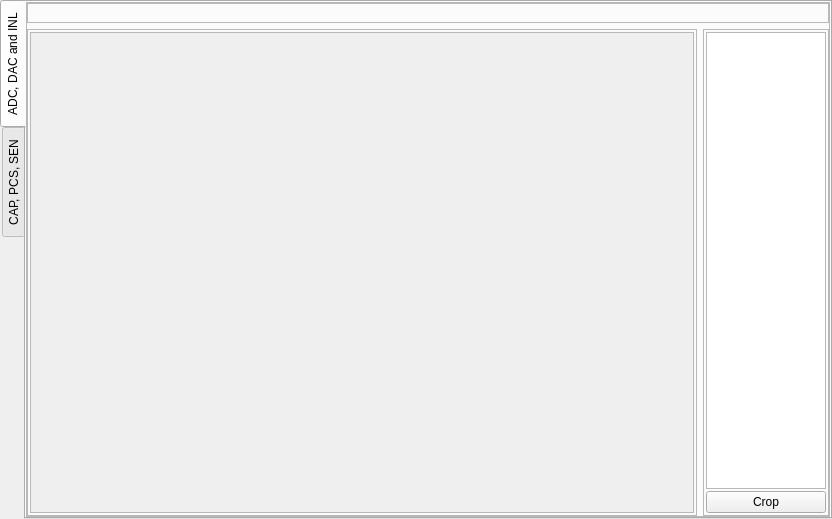
<?xml version="1.0" encoding="UTF-8"?>
<ui version="4.0">
 <class>MainWindow</class>
 <widget class="QMainWindow" name="MainWindow">
  <property name="geometry">
   <rect>
    <x>0</x>
    <y>0</y>
    <width>832</width>
    <height>519</height>
   </rect>
  </property>
  <property name="windowTitle">
   <string>MainWindow</string>
  </property>
  <widget class="QWidget" name="centralwidget">
   <layout class="QGridLayout" name="gridLayout_3">
    <property name="margin">
     <number>0</number>
    </property>
    <item row="0" column="0">
     <widget class="QTabWidget" name="tabWidget">
      <property name="tabPosition">
       <enum>QTabWidget::West</enum>
      </property>
      <property name="currentIndex">
       <number>0</number>
      </property>
      <widget class="QWidget" name="T1">
       <attribute name="title">
        <string>ADC, DAC and INL</string>
       </attribute>
       <layout class="QHBoxLayout" name="horizontalLayout_2">
        <property name="spacing">
         <number>0</number>
        </property>
        <property name="margin">
         <number>0</number>
        </property>
        <item>
         <widget class="QFrame" name="widgetFrameOuter">
          <property name="sizePolicy">
           <sizepolicy hsizetype="Preferred" vsizetype="Preferred">
            <horstretch>0</horstretch>
            <verstretch>0</verstretch>
           </sizepolicy>
          </property>
          <property name="styleSheet">
           <string notr="true"/>
          </property>
          <property name="frameShape">
           <enum>QFrame::StyledPanel</enum>
          </property>
          <property name="frameShadow">
           <enum>QFrame::Raised</enum>
          </property>
          <property name="class" stdset="0">
           <string>PeripheralCollection</string>
          </property>
          <layout class="QVBoxLayout" name="verticalLayout_2">
           <property name="margin">
            <number>0</number>
           </property>
           <item>
            <widget class="QFrame" name="frame">
             <property name="frameShape">
              <enum>QFrame::StyledPanel</enum>
             </property>
             <property name="frameShadow">
              <enum>QFrame::Raised</enum>
             </property>
             <layout class="QVBoxLayout" name="verticalLayout">
              <item>
               <layout class="QHBoxLayout" name="WidgetLayout"/>
              </item>
             </layout>
            </widget>
           </item>
           <item>
            <layout class="QHBoxLayout" name="horizontalLayout">
             <item>
              <widget class="QFrame" name="frame_2">
               <property name="sizePolicy">
                <sizepolicy hsizetype="Preferred" vsizetype="Preferred">
                 <horstretch>0</horstretch>
                 <verstretch>0</verstretch>
                </sizepolicy>
               </property>
               <property name="minimumSize">
                <size>
                 <width>0</width>
                 <height>50</height>
                </size>
               </property>
               <property name="frameShape">
                <enum>QFrame::StyledPanel</enum>
               </property>
               <property name="frameShadow">
                <enum>QFrame::Raised</enum>
               </property>
               <property name="class" stdset="0">
                <string>PeripheralCollectionInner</string>
               </property>
               <layout class="QGridLayout" name="gridLayout_2">
                <property name="horizontalSpacing">
                 <number>2</number>
                </property>
                <property name="margin">
                 <number>2</number>
                </property>
                <item row="1" column="0">
                 <widget class="QScrollArea" name="scrollArea">
                  <property name="widgetResizable">
                   <bool>true</bool>
                  </property>
                  <widget class="QWidget" name="scrollAreaWidgetContents">
                   <property name="geometry">
                    <rect>
                     <x>0</x>
                     <y>0</y>
                     <width>655</width>
                     <height>450</height>
                    </rect>
                   </property>
                   <layout class="QGridLayout" name="gridLayout_4">
                    <property name="margin">
                     <number>2</number>
                    </property>
                    <property name="spacing">
                     <number>2</number>
                    </property>
                    <item row="0" column="0">
                     <layout class="QGridLayout" name="plot_area"/>
                    </item>
                   </layout>
                  </widget>
                 </widget>
                </item>
               </layout>
              </widget>
             </item>
             <item>
              <widget class="QFrame" name="LegendFrame">
               <property name="sizePolicy">
                <sizepolicy hsizetype="Maximum" vsizetype="Preferred">
                 <horstretch>0</horstretch>
                 <verstretch>0</verstretch>
                </sizepolicy>
               </property>
               <property name="minimumSize">
                <size>
                 <width>100</width>
                 <height>0</height>
                </size>
               </property>
               <property name="frameShape">
                <enum>QFrame::StyledPanel</enum>
               </property>
               <property name="frameShadow">
                <enum>QFrame::Raised</enum>
               </property>
               <property name="class" stdset="0">
                <string>PeripheralCollectionInner</string>
               </property>
               <layout class="QVBoxLayout" name="LegendLayout">
                <property name="spacing">
                 <number>2</number>
                </property>
                <property name="margin">
                 <number>2</number>
                </property>
                <item>
                 <widget class="QListWidget" name="listWidget">
                  <property name="maximumSize">
                   <size>
                    <width>120</width>
                    <height>16777215</height>
                   </size>
                  </property>
                 </widget>
                </item>
                <item>
                 <widget class="QPushButton" name="pushButton">
                  <property name="text">
                   <string>Crop</string>
                  </property>
                 </widget>
                </item>
               </layout>
              </widget>
             </item>
            </layout>
           </item>
          </layout>
         </widget>
        </item>
       </layout>
      </widget>
      <widget class="QWidget" name="T2">
       <attribute name="title">
        <string>CAP, PCS, SEN</string>
       </attribute>
       <layout class="QHBoxLayout" name="horizontalLayout_3">
        <property name="spacing">
         <number>0</number>
        </property>
        <property name="margin">
         <number>0</number>
        </property>
        <item>
         <widget class="QFrame" name="frame_7">
          <property name="sizePolicy">
           <sizepolicy hsizetype="Preferred" vsizetype="Preferred">
            <horstretch>0</horstretch>
            <verstretch>0</verstretch>
           </sizepolicy>
          </property>
          <property name="maximumSize">
           <size>
            <width>650</width>
            <height>16777215</height>
           </size>
          </property>
          <property name="frameShape">
           <enum>QFrame::StyledPanel</enum>
          </property>
          <property name="frameShadow">
           <enum>QFrame::Raised</enum>
          </property>
          <property name="class" stdset="0">
           <string>PeripheralCollection</string>
          </property>
          <layout class="QGridLayout" name="gridLayout">
           <property name="leftMargin">
            <number>0</number>
           </property>
           <property name="topMargin">
            <number>5</number>
           </property>
           <property name="rightMargin">
            <number>0</number>
           </property>
           <property name="bottomMargin">
            <number>2</number>
           </property>
           <item row="0" column="1">
            <widget class="QFrame" name="Frame_4">
             <property name="sizePolicy">
              <sizepolicy hsizetype="Preferred" vsizetype="MinimumExpanding">
               <horstretch>0</horstretch>
               <verstretch>0</verstretch>
              </sizepolicy>
             </property>
             <property name="PeripheralCollectionInner" stdset="0">
              <string/>
             </property>
             <property name="class" stdset="0">
              <string>PeripheralCollectionInner</string>
             </property>
             <layout class="QGridLayout" name="gridLayout_5">
              <property name="sizeConstraint">
               <enum>QLayout::SetNoConstraint</enum>
              </property>
              <property name="margin">
               <number>0</number>
              </property>
              <property name="spacing">
               <number>0</number>
              </property>
              <item row="0" column="0" colspan="2">
               <widget class="Line" name="line">
                <property name="orientation">
                 <enum>Qt::Horizontal</enum>
                </property>
               </widget>
              </item>
              <item row="1" column="0" colspan="2">
               <layout class="QVBoxLayout" name="tableLayout"/>
              </item>
             </layout>
            </widget>
           </item>
           <item row="0" column="0">
            <widget class="QFrame" name="frame_4">
             <property name="maximumSize">
              <size>
               <width>120</width>
               <height>16777215</height>
              </size>
             </property>
             <property name="frameShape">
              <enum>QFrame::StyledPanel</enum>
             </property>
             <property name="frameShadow">
              <enum>QFrame::Raised</enum>
             </property>
             <layout class="QVBoxLayout" name="verticalLayout_4">
              <property name="spacing">
               <number>3</number>
              </property>
              <property name="margin">
               <number>0</number>
              </property>
              <item>
               <widget class="QLabel" name="label">
                <property name="text">
                 <string>Click to Calibrate</string>
                </property>
               </widget>
              </item>
              <item>
               <widget class="QPushButton" name="ButtonSock">
                <property name="text">
                 <string>Socket Cap</string>
                </property>
               </widget>
              </item>
              <item>
               <widget class="QPushButton" name="Button330">
                <property name="text">
                 <string>330pF</string>
                </property>
               </widget>
              </item>
              <item>
               <widget class="QPushButton" name="Button680">
                <property name="text">
                 <string>680pF</string>
                </property>
               </widget>
              </item>
              <item>
               <widget class="QPushButton" name="Button2220">
                <property name="text">
                 <string>2220pF</string>
                </property>
               </widget>
              </item>
              <item>
               <widget class="QLabel" name="label_2">
                <property name="text">
                 <string/>
                </property>
               </widget>
              </item>
              <item>
               <widget class="QPushButton" name="ButtonPCS">
                <property name="text">
                 <string>PCS(0.5,1,1.5mA)</string>
                </property>
               </widget>
              </item>
              <item>
               <widget class="QDoubleSpinBox" name="resistance">
                <property name="font">
                 <font>
                  <pointsize>8</pointsize>
                  <weight>75</weight>
                  <bold>true</bold>
                 </font>
                </property>
                <property name="suffix">
                 <string> Ohms</string>
                </property>
                <property name="minimum">
                 <double>50.000000000000000</double>
                </property>
                <property name="maximum">
                 <double>10000.000000000000000</double>
                </property>
                <property name="value">
                 <double>1000.000000000000000</double>
                </property>
               </widget>
              </item>
              <item>
               <widget class="QLabel" name="label_3">
                <property name="text">
                 <string/>
                </property>
               </widget>
              </item>
              <item>
               <widget class="QPushButton" name="ButtonPCS_2">
                <property name="text">
                 <string>SEN</string>
                </property>
               </widget>
              </item>
              <item>
               <widget class="QDoubleSpinBox" name="resistance_SEN">
                <property name="font">
                 <font>
                  <pointsize>8</pointsize>
                  <weight>75</weight>
                  <bold>true</bold>
                 </font>
                </property>
                <property name="suffix">
                 <string> Ohms</string>
                </property>
                <property name="minimum">
                 <double>50.000000000000000</double>
                </property>
                <property name="maximum">
                 <double>10000.000000000000000</double>
                </property>
                <property name="value">
                 <double>1000.000000000000000</double>
                </property>
               </widget>
              </item>
              <item>
               <spacer name="verticalSpacer_3">
                <property name="orientation">
                 <enum>Qt::Vertical</enum>
                </property>
                <property name="sizeHint" stdset="0">
                 <size>
                  <width>20</width>
                  <height>40</height>
                 </size>
                </property>
               </spacer>
              </item>
              <item>
               <widget class="QPushButton" name="ButtonReset">
                <property name="text">
                 <string>Reset Calibration</string>
                </property>
               </widget>
              </item>
             </layout>
            </widget>
           </item>
           <item row="1" column="0" colspan="2">
            <layout class="QHBoxLayout" name="widgetLayout">
             <item>
              <widget class="QPushButton" name="pushButton_9">
               <property name="sizePolicy">
                <sizepolicy hsizetype="Minimum" vsizetype="Preferred">
                 <horstretch>0</horstretch>
                 <verstretch>0</verstretch>
                </sizepolicy>
               </property>
               <property name="maximumSize">
                <size>
                 <width>70</width>
                 <height>16777215</height>
                </size>
               </property>
               <property name="text">
                <string>RECOVER</string>
               </property>
              </widget>
             </item>
             <item>
              <widget class="QPushButton" name="pushButton_8">
               <property name="sizePolicy">
                <sizepolicy hsizetype="Minimum" vsizetype="Preferred">
                 <horstretch>0</horstretch>
                 <verstretch>0</verstretch>
                </sizepolicy>
               </property>
               <property name="maximumSize">
                <size>
                 <width>70</width>
                 <height>16777215</height>
                </size>
               </property>
               <property name="text">
                <string>UPLOAD</string>
               </property>
              </widget>
             </item>
            </layout>
           </item>
          </layout>
         </widget>
        </item>
       </layout>
      </widget>
     </widget>
    </item>
   </layout>
  </widget>
  <widget class="QMenuBar" name="menubar">
   <property name="geometry">
    <rect>
     <x>0</x>
     <y>0</y>
     <width>832</width>
     <height>25</height>
    </rect>
   </property>
  </widget>
 </widget>
 <resources/>
 <connections>
  <connection>
   <sender>listWidget</sender>
   <signal>currentTextChanged(QString)</signal>
   <receiver>MainWindow</receiver>
   <slot>selected(QString)</slot>
   <hints>
    <hint type="sourcelabel">
     <x>794</x>
     <y>136</y>
    </hint>
    <hint type="destinationlabel">
     <x>875</x>
     <y>171</y>
    </hint>
   </hints>
  </connection>
  <connection>
   <sender>pushButton</sender>
   <signal>clicked()</signal>
   <receiver>MainWindow</receiver>
   <slot>crop()</slot>
   <hints>
    <hint type="sourcelabel">
     <x>824</x>
     <y>511</y>
    </hint>
    <hint type="destinationlabel">
     <x>842</x>
     <y>510</y>
    </hint>
   </hints>
  </connection>
  <connection>
   <sender>pushButton_9</sender>
   <signal>clicked()</signal>
   <receiver>MainWindow</receiver>
   <slot>recover()</slot>
   <hints>
    <hint type="sourcelabel">
     <x>301</x>
     <y>495</y>
    </hint>
    <hint type="destinationlabel">
     <x>358</x>
     <y>537</y>
    </hint>
   </hints>
  </connection>
  <connection>
   <sender>pushButton_8</sender>
   <signal>clicked()</signal>
   <receiver>MainWindow</receiver>
   <slot>upload()</slot>
   <hints>
    <hint type="sourcelabel">
     <x>552</x>
     <y>504</y>
    </hint>
    <hint type="destinationlabel">
     <x>554</x>
     <y>527</y>
    </hint>
   </hints>
  </connection>
  <connection>
   <sender>ButtonReset</sender>
   <signal>clicked()</signal>
   <receiver>MainWindow</receiver>
   <slot>reset()</slot>
   <hints>
    <hint type="sourcelabel">
     <x>131</x>
     <y>462</y>
    </hint>
    <hint type="destinationlabel">
     <x>151</x>
     <y>537</y>
    </hint>
   </hints>
  </connection>
  <connection>
   <sender>ButtonSock</sender>
   <signal>clicked()</signal>
   <receiver>MainWindow</receiver>
   <slot>calSock()</slot>
   <hints>
    <hint type="sourcelabel">
     <x>107</x>
     <y>100</y>
    </hint>
    <hint type="destinationlabel">
     <x>-16</x>
     <y>139</y>
    </hint>
   </hints>
  </connection>
  <connection>
   <sender>Button330</sender>
   <signal>clicked()</signal>
   <receiver>MainWindow</receiver>
   <slot>cal330()</slot>
   <hints>
    <hint type="sourcelabel">
     <x>153</x>
     <y>134</y>
    </hint>
    <hint type="destinationlabel">
     <x>-18</x>
     <y>171</y>
    </hint>
   </hints>
  </connection>
  <connection>
   <sender>Button680</sender>
   <signal>clicked()</signal>
   <receiver>MainWindow</receiver>
   <slot>cal680()</slot>
   <hints>
    <hint type="sourcelabel">
     <x>165</x>
     <y>156</y>
    </hint>
    <hint type="destinationlabel">
     <x>-14</x>
     <y>203</y>
    </hint>
   </hints>
  </connection>
  <connection>
   <sender>Button2220</sender>
   <signal>clicked()</signal>
   <receiver>MainWindow</receiver>
   <slot>cal2220()</slot>
   <hints>
    <hint type="sourcelabel">
     <x>186</x>
     <y>194</y>
    </hint>
    <hint type="destinationlabel">
     <x>-15</x>
     <y>229</y>
    </hint>
   </hints>
  </connection>
  <connection>
   <sender>ButtonPCS</sender>
   <signal>clicked()</signal>
   <receiver>MainWindow</receiver>
   <slot>calPCS()</slot>
   <hints>
    <hint type="sourcelabel">
     <x>196</x>
     <y>237</y>
    </hint>
    <hint type="destinationlabel">
     <x>-33</x>
     <y>267</y>
    </hint>
   </hints>
  </connection>
  <connection>
   <sender>ButtonPCS_2</sender>
   <signal>clicked()</signal>
   <receiver>MainWindow</receiver>
   <slot>calSEN()</slot>
   <hints>
    <hint type="sourcelabel">
     <x>156</x>
     <y>318</y>
    </hint>
    <hint type="destinationlabel">
     <x>-27</x>
     <y>318</y>
    </hint>
   </hints>
  </connection>
 </connections>
 <slots>
  <slot>run()</slot>
  <slot>delete_curve()</slot>
  <slot>selected(QString)</slot>
  <slot>crop()</slot>
  <slot>modify()</slot>
  <slot>recover()</slot>
  <slot>upload()</slot>
  <slot>reset()</slot>
  <slot>calPCS()</slot>
  <slot>cal330()</slot>
  <slot>cal680()</slot>
  <slot>cal2220()</slot>
  <slot>calSock()</slot>
  <slot>calSEN()</slot>
 </slots>
</ui>
